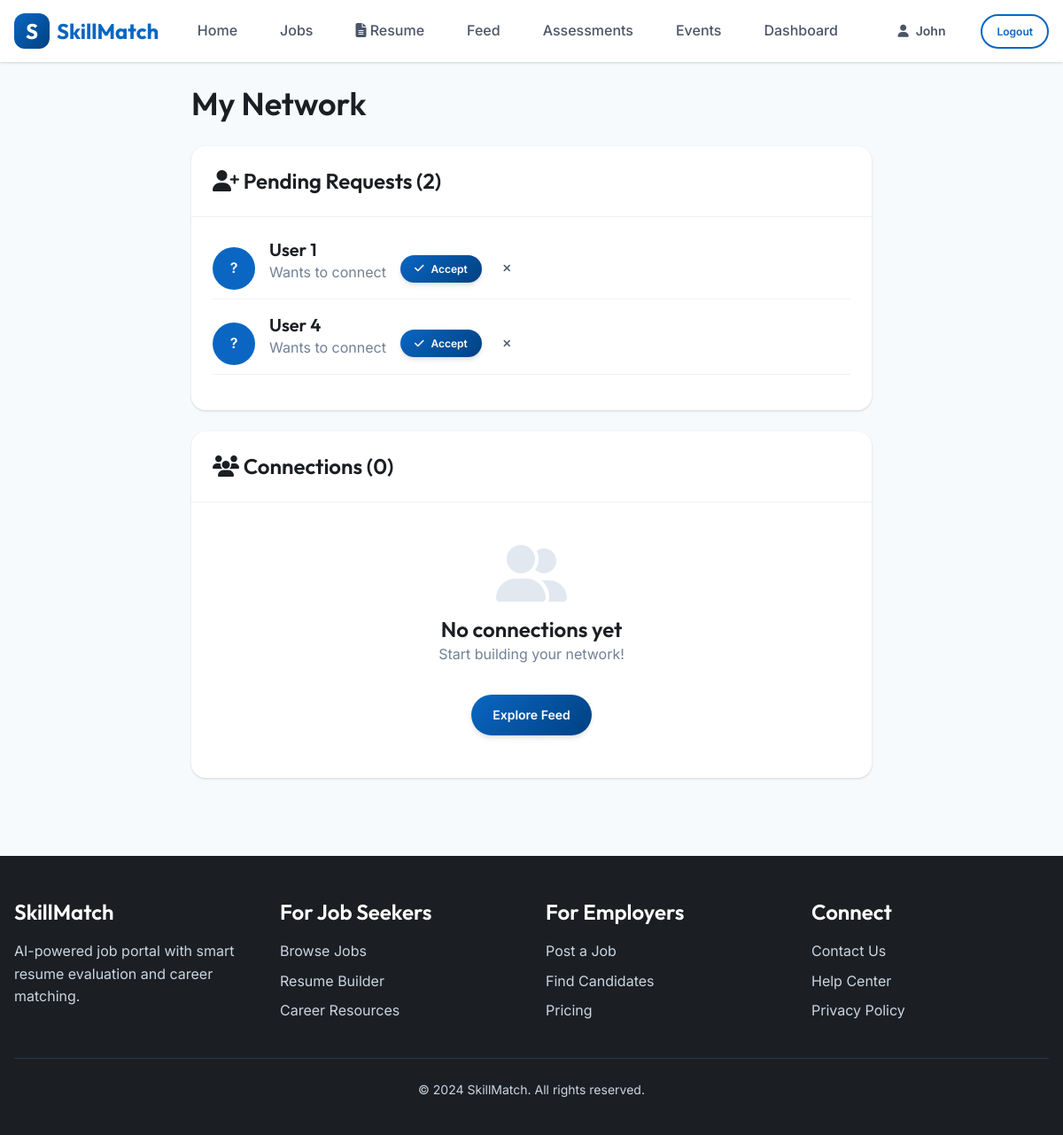
Page /social/connections (signed in) on the committed database.
### models.py (models this page shows)
class User(UserMixin, db.Model):
    id = db.Column(db.Integer, primary_key=True)
    email = db.Column(db.String(120), unique=True, nullable=False)
    password_hash = db.Column(db.String(256), nullable=False)
    role = db.Column(db.String(20), nullable=False)  # 'seeker' or 'employer'
    name = db.Column(db.String(100), nullable=False)
    phone = db.Column(db.String(20))
    headline = db.Column(db.String(200))
    bio = db.Column(db.Text)
    profile_image = db.Column(db.String(200))
    face_encoding = db.Column(db.Text)  # JSON encoded face data
    company_name = db.Column(db.String(100))  # For employers
    preferred_language = db.Column(db.String(10), default='en')  # 'en', 'hi', 'ta'
    created_at = db.Column(db.DateTime, default=datetime.utcnow)
    skills = db.relationship('Skill', backref='user', lazy=True, cascade='all, delete-orphan')
    experiences = db.relationship('Experience', backref='user', lazy=True, cascade='all, delete-orphan')
    educations = db.relationship('Education', backref='user', lazy=True, cascade='all, delete-orphan')
    resume = db.relationship('Resume', backref='user', uselist=False, cascade='all, delete-orphan')
    posts = db.relationship('Post', backref='author', lazy=True, cascade='all, delete-orphan')
    jobs = db.relationship('Job', backref='employer', lazy=True, cascade='all, delete-orphan')
    applications = db.relationship('Application', backref='applicant', lazy=True, cascade='all, delete-orphan')
    test_results = db.relationship('PsychologicalTestResult', backref='user', lazy=True)
    skill_test_results = db.relationship('SkillTestResult', backref='user', lazy=True)
    event_registrations = db.relationship('EventRegistration', backref='user', lazy=True)
    certificates = db.relationship('Certificate', backref='user', lazy=True)

class Connection(db.Model):
    id = db.Column(db.Integer, primary_key=True)
    user_id = db.Column(db.Integer, db.ForeignKey('user.id'), nullable=False)
    connected_user_id = db.Column(db.Integer, db.ForeignKey('user.id'), nullable=False)
    status = db.Column(db.String(20), default='pending')  # 'pending', 'accepted', 'rejected'
    created_at = db.Column(db.DateTime, default=datetime.utcnow)

### modules/social.py (the view)
@social_bp.route('/connections')
@login_required
def connections_list():
    connections = Connection.query.filter(
        ((Connection.user_id == current_user.id) | (Connection.connected_user_id == current_user.id)),
        Connection.status == 'accepted'
    ).all()
    pending = Connection.query.filter_by(
        connected_user_id=current_user.id,
        status='pending'
    ).all()
    return render_template('social/connections.html',
                         connections=connections,
                         pending=pending)

### app.py (called while the page is built)
def get_locale():
    if current_user.is_authenticated and current_user.preferred_language:
        return current_user.preferred_language
    return request.accept_languages.best_match(app.config['LANGUAGES'])

@app.context_processor
def inject_locale():
    return dict(get_locale=get_locale)

@login_manager.user_loader
def load_user(id):
    return User.query.get(int(id))

### templates/social/connections.html (shortened to what this page needs)
{% extends 'base.html' %}
{% block content %}
<div class="container" style="max-width: 800px; padding: var(--space-6) var(--space-4);">
    <h2 class="mb-6">My Network</h2>
    {% if pending %}
    <div class="card mb-6">
        <div class="card-header">
            <h4><i class="fas fa-user-plus"></i> Pending Requests ({{ pending|length }})</h4>
        </div>
        <div class="card-body">
            {% for conn in pending %}
            {% set user = conn.user_id %}
            <div class="flex gap-4 items-center mb-4 pb-4" style="border-bottom: 1px solid var(--gray-200);">
                <div class="post-avatar"
                    style="background: var(--primary); color: white; display: flex; align-items: center; justify-content: center; font-weight: 600;">
                    ?
                </div>
                <div class="flex-1">
                    <h5 class="mb-0">User {{ conn.user_id }}</h5>
                    <p class="text-muted text-sm mb-0">Wants to connect</p>
                </div>
                <div class="flex gap-2">
                    <button class="btn btn-primary btn-sm" onclick="acceptConnection({{ conn.id }})">
                        <i class="fas fa-check"></i> Accept
                    </button>
                    <button class="btn btn-ghost btn-sm" onclick="rejectConnection({{ conn.id }})">
                        <i class="fas fa-times"></i>
                    </button>
                </div>
            </div>
            {% endfor %}
        </div>
    </div>
    {% endif %}
    <div class="card">
        <div class="card-header">
            <h4><i class="fas fa-users"></i> Connections ({{ connections|length }})</h4>
        </div>
        <div class="card-body">
            {% if connections %}
            <div class="grid grid-cols-2 gap-4">
                {% for conn in connections %}
                <div class="card p-4">
                    <div class="flex gap-3">
                        <div class="post-avatar"
                            style="background: var(--primary); color: white; display: flex; align-items: center; justify-content: center; font-weight: 600;">
                            C
                        </div>
                        <div class="flex-1">
                            <h6 class="mb-0">Connection</h6>
                            <p class="text-muted text-sm mb-2">Member</p>
                            <button class="btn btn-ghost btn-sm">Message</button>
                        </div>
                    </div>
                </div>
                {% endfor %}
            </div>
            {% else %}
            <div class="text-center p-6">
                <i class="fas fa-user-friends" style="font-size: 64px; color: var(--gray-300);"></i>
                <h4 class="mt-4">No connections yet</h4>
                <p class="text-muted">Start building your network!</p>
                <a href="{{ url_for('social_bp.feed') }}" class="btn btn-primary mt-4">
                    Explore Feed
                </a>
            </div>
            {% endif %}
        </div>
    </div>
</div>
{% endblock %}

### templates/base.html (shortened to what this page needs)
<!DOCTYPE html>
<html lang="{{ get_locale() }}">
<head>
    <link rel="stylesheet" href="https://cdnjs.cloudflare.com/ajax/libs/font-awesome/6.4.2/css/all.min.css">
    <link rel="stylesheet" href="{{ url_for('static', filename='css/styles.css') }}">
</head>
<body>
    <nav class="navbar">
        <div class="container">
            <a href="{{ url_for('index') }}" class="logo">
                <div class="logo-icon">S</div>
                SkillMatch
            </a>
            <ul class="nav-links">
                <li><a href="{{ url_for('index') }}" class="{{ 'active' if request.endpoint == 'index' }}">Home</a></li>
                <li><a href="{{ url_for('jobs_bp.jobs_list') }}"
                        class="{{ 'active' if request.endpoint == 'jobs_bp.jobs_list' }}">Jobs</a></li>
                {% if current_user.is_authenticated %}
                {% if current_user.role == 'seeker' %}
                <li><a href="{{ url_for('resume_analyze') }}"
                        class="{{ 'active' if request.endpoint == 'resume_analyze' }}">
                        <i class="fas fa-file-alt"></i> Resume
                    </a></li>
                {% endif %}
                <li><a href="{{ url_for('social_bp.feed') }}"
                        class="{{ 'active' if request.endpoint == 'social_bp.feed' }}">Feed</a></li>
                <li><a href="{{ url_for('tests_bp.index') }}"
                        class="{{ 'active' if 'tests_bp.' in (request.endpoint or '') }}">Assessments</a></li>
                <li><a href="{{ url_for('events_bp.index') }}"
                        class="{{ 'active' if 'events_bp.' in (request.endpoint or '') }}">Events</a></li>
                <li><a href="{{ url_for('dashboard') }}"
                        class="{{ 'active' if request.endpoint == 'dashboard' }}">Dashboard</a></li>
                {% endif %}
            </ul>
            <div class="nav-actions flex items-center gap-4">
                {% if current_user.is_authenticated %}
                <a href="{{ url_for('profile') }}" class="btn btn-ghost">
                    <i class="fas fa-user"></i>
                    {{ current_user.name.split()[0] }}
                </a>
                <a href="{{ url_for('logout') }}" class="btn btn-secondary btn-sm">Logout</a>
                {% endif %}
            </div>
        </div>
    </nav>
    <main>
        {% block content %}{% endblock %}
    </main>
    <footer class="footer">
        <div class="container">
            <div class="footer-grid">
                <div>
                    <h4>SkillMatch</h4>
                    <p>AI-powered job portal with smart resume evaluation and career matching.</p>
                </div>
                <div>
                    <h4>For Job Seekers</h4>
                    <ul class="footer-links">
                        <li><a href="#">Browse Jobs</a></li>
                        <li><a href="#">Resume Builder</a></li>
                        <li><a href="#">Career Resources</a></li>
                    </ul>
                </div>
                <div>
                    <h4>For Employers</h4>
                    <ul class="footer-links">
                        <li><a href="#">Post a Job</a></li>
                        <li><a href="#">Find Candidates</a></li>
                        <li><a href="#">Pricing</a></li>
                    </ul>
                </div>
                <div>
                    <h4>Connect</h4>
                    <ul class="footer-links">
                        <li><a href="#">Contact Us</a></li>
                        <li><a href="#">Help Center</a></li>
                        <li><a href="#">Privacy Policy</a></li>
                    </ul>
                </div>
            </div>
            <div class="footer-bottom">
                <p>&copy; 2024 SkillMatch. All rights reserved.</p>
            </div>
        </div>
    </footer>
</body>
</html>

### rows in the picture
User: name "John"
Connection: user_id "1"
Connection: user_id "4"

### other values in the picture
{{ pending|length }} "2"
{{ connections|length }} "0"
